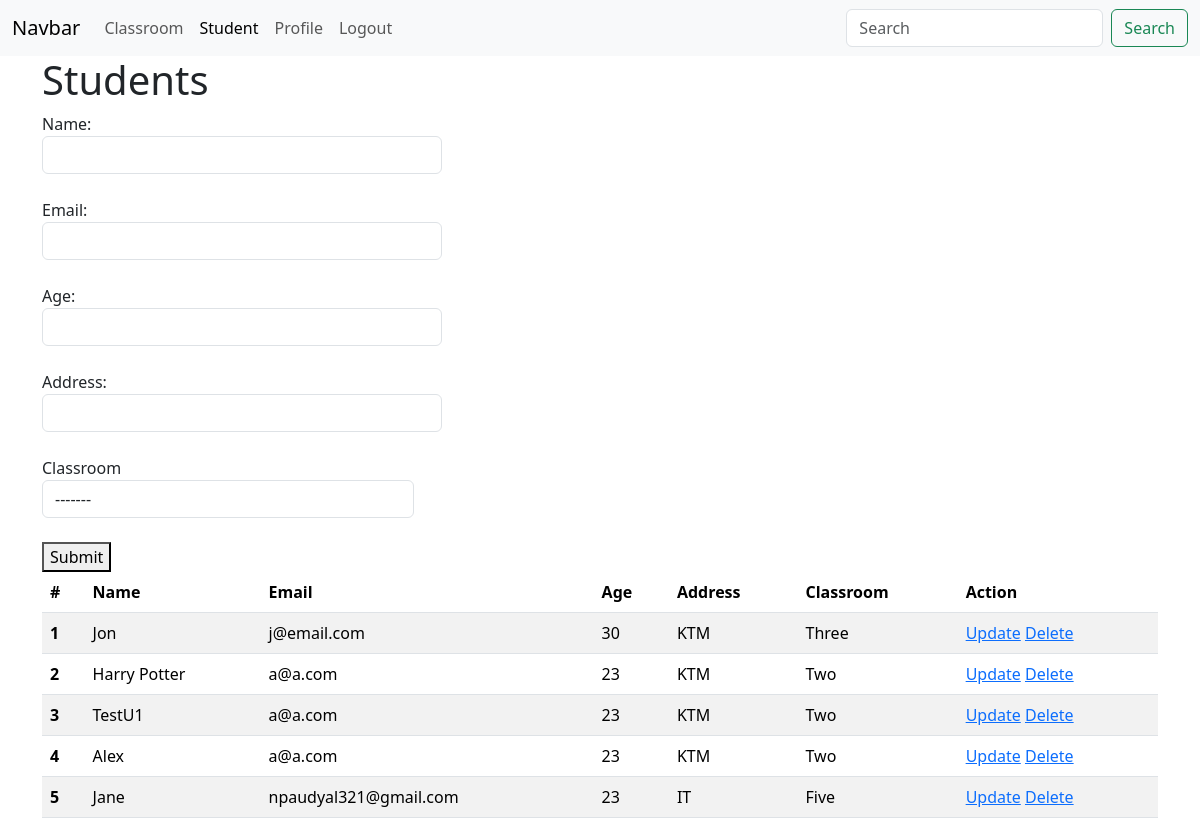
/crud/student/ (signed in), run on an earlier commit of the app's database.
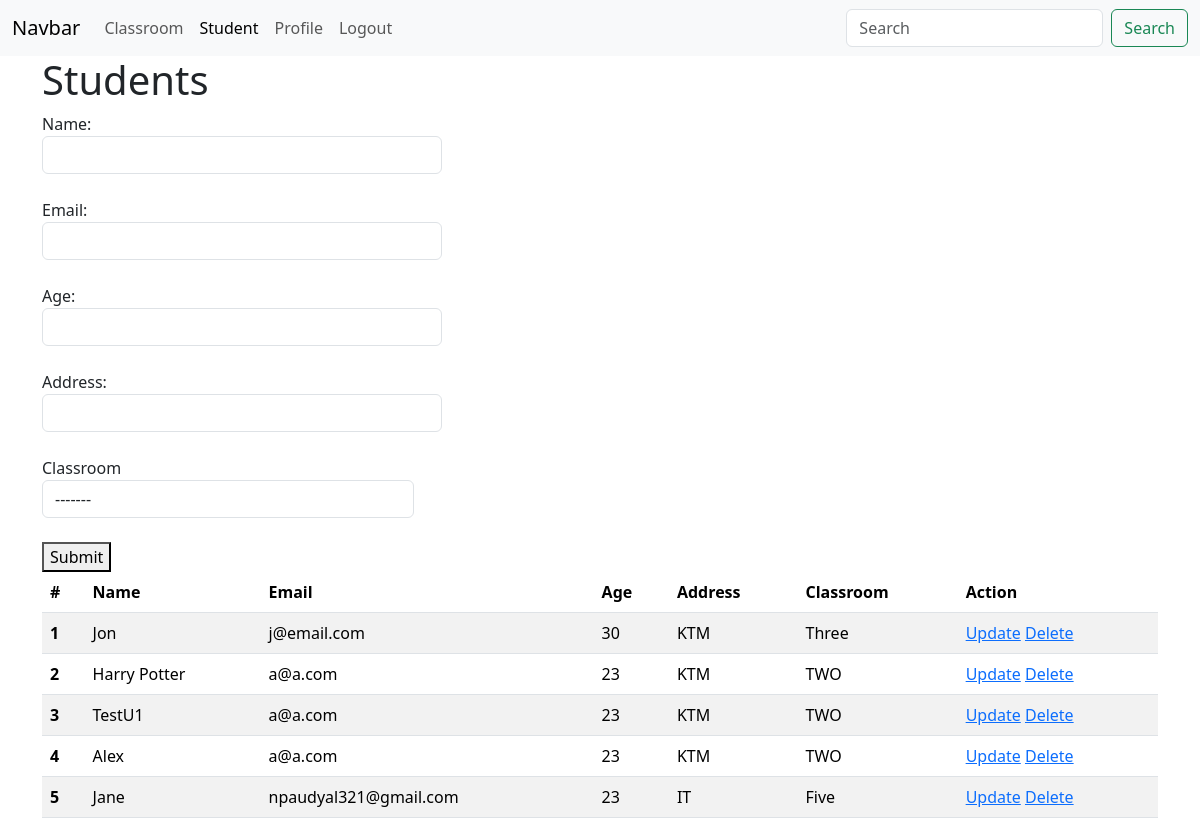
And on a later commit of the database.
### crud/models.py (models this page shows, shortened)
class Student(models.Model):
    name = models.CharField(max_length=20)
    email = models.EmailField(max_length=20)
    age = models.IntegerField()
    address = models.CharField(max_length=20)
    classroom = models.ForeignKey(ClassRoom, on_delete=models.CASCADE)

class ClassRoom(models.Model):
    name = models.CharField(max_length=20)

### crud/views.py (the view, shortened to what this page needs)
# urls.py: path('student/', student, name='crud_student'),
@login_required
def student(request):
    students = Student.objects.all()
    classrooms = ClassRoom.objects.all()
    return render(request, template_name='crud/student.html',
                  context={"students": students, "title": "Students", "classrooms": classrooms,
                           "student_active": "active"})

### crud/templates/crud/student.html (shortened to what this page needs)
{% extends 'core/base.html' %}
{% block content %}
    <h1>{{ title }}</h1>
    <form method="post" action="{% url 'crud_student' %}">
        Name:<br>
        <input class="form form-control" name="name" style="width: 400px"><br>
        Email:<br>
        <input class="form form-control" name="email" style="width: 400px"><br>
        Age:<br>
        <input class="form form-control" name="age" style="width: 400px"><br>
        Address:<br>
        <input class="form form-control" name="address" style="width: 400px"><br>
        <div class="form-group col-md-4">
            <label for="inputState">Classroom</label>
            <select id="inputState" class="form-control" name="classroom">
                <option value="2">-------</option>
            </select>
        </div>
        <br>
        <button type="submit">Submit</button>
        <br>
    </form>
    <table class="table table-striped">
        <thead>
        <tr>
            <th scope="col">#</th>
            <th scope="col">Name</th>
            <th scope="col">Email</th>
            <th scope="col">Age</th>
            <th scope="col">Address</th>
            <th scope="col">Classroom</th>
            <th scope="col">Action</th>
        </tr>
        </thead>
        <tbody>
        {% for student in students %}
            <tr>
                <th scope="row">{{ forloop.counter }}</th>
                <td>{{ student.name }}</td>
                <td>{{ student.email }}</td>
                <td>{{ student.age }}</td>
                <td>{{ student.address }}</td>
                <td>{{ student.classroom.name }}</td>
                <td>
                    <a href="{% url 'update_student' student.id %}">Update</a>
                    <a href="{% url 'delete_student' student.id %}">Delete</a>
                </td>
            </tr>
        {% endfor %}
        </tbody>
    </table>
{% endblock %}

What changed in the data, as far as the page shows it:
changed through a linked row, Student "Harry Potter": classroom.name "Two" → "TWO"
changed through a linked row, Student "TestU1": classroom.name "Two" → "TWO"
changed through a linked row, Student "Alex": classroom.name "Two" → "TWO"
